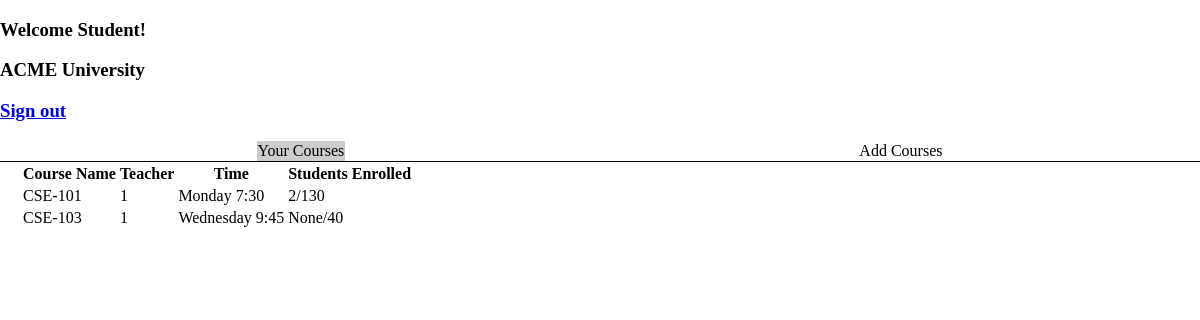
Page /loggedinStudent (signed in) on the earlier database version.
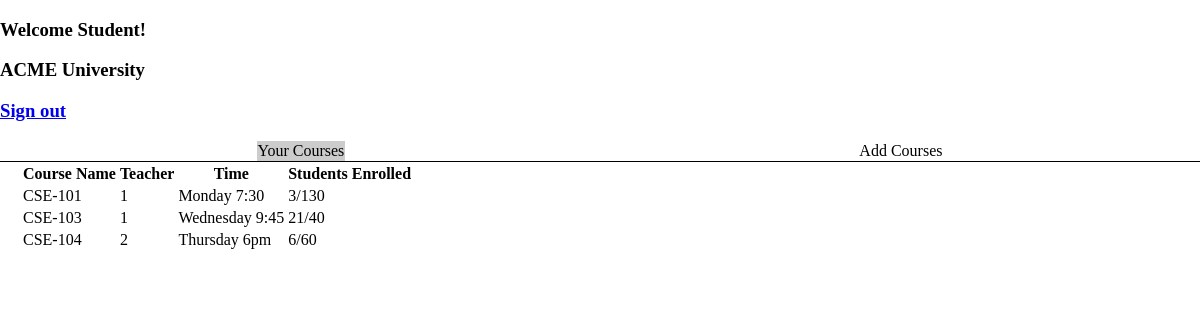
Same page on the later database version.
### app.py (models this page shows)
class Student(db.Model):
  id = db.Column(db.Integer, primary_key=True)
  name = db.Column(db.String, nullable=False)
  username = db.Column(db.String, unique=True)
  courses = db.relationship('Enrollment', backref='Student')
  authentication = db.relationship('User', backref='Student')

class Course(db.Model):
  id = db.Column(db.Integer, primary_key=True)
  name = db.Column(db.String, unique=True, nullable=False)
  teacher = db.Column(db.Integer, db.ForeignKey('teacher.id'), nullable=False)
  time = db.Column(db.String, nullable=False)
  maxEnrolled = db.Column(db.Integer, nullable = False)
  numEnrolled = db.Column(db.Integer)
  students = db.relationship('Enrollment', backref='Course')

### app.py (the view)
@app.route('/loggedinStudent')
@login_required
def loggedinStudent():
  if current_user.studentId is None:
    return redirect(url_for('index'))
  classes = Course.query.all()
  currentStudent = Student.query.filter_by(id = current_user.Student.id).first()
  enrollments = Enrollment.query.filter_by(studentId = currentStudent.id)
  courses = []
  for item in enrollments:
    courses.append(item.Course)
  return render_template('student_page.html', classes=classes, courses=courses)

### app.py (called while the page is built)
@login_manager.user_loader
def load_user(user_id):
  return User.query.get(int(user_id))

### templates/student_page.html (shortened to what this page needs)
<!DOCTYPE html>
<html lang="en">
<head>
    <link rel="stylesheet" href="{{ url_for('static', filename='student.css') }}">
</head>
<body>
    <div>
        <div class="welcome">
            <h3>Welcome {{current_user.Student.name}}!</h3>
        </div>
        <div class="title">
            <h3>ACME University</h3>
        </div>
        <div class="logout">
            <h3><a href="{{ url_for('logout')}}">Sign out</a></h3>
        </div>
    </div>
    <ul class="tabs">
        <li data-tab-target="#your_courses" class="active tab">Your Courses</li>
        <li data-tab-target="#add_courses" class="tab">Add Courses</li>
    </ul>
    <div class="tab-content">
        <div id="your_courses" data-tab-content class="active" class="course_content">
            <table class="table">
                <thead>
                    <tr>
                        <th scope="col">Course Name</th>
                        <th scope="col">Teacher</th>
                        <th scope="col">Time</th>
                        <th scope="col">Students Enrolled</th>
                    </tr>
                </thead>
                {% for i in courses %}
                <tbody>
                    <tr>
                        <td>{{i.name}}</td>
                        <td>{{i.teacher}}</td>
                        <td>{{i.time}}</td>
                        <td>{{i.numEnrolled}}/{{i.maxEnrolled}}</td>
                    </tr>
                    {% endfor%}
                </tbody>
            </table>
        </div>
    </div>
</body>
</html>

### static/student.css (style rules this page uses)
[data-tab-content] { display:none; }
.active[data-tab-content] { display:block; }
body { padding:0; margin:0; }
.tabs { display: flex; justify-content: space-around; list-style-type: none; margin:0; padding:0; border-bottom:1px solid black; }
.tab { cursor:pointer; padding:1px; }
.tab.active { background-color: #ccc; }
.tab-content { margin-left: 20px; margin-right: 20px; }

Differences in the rows shown:
changed Course "CSE-101": numEnrolled "2" → "3"
changed Course "CSE-103": numEnrolled "None" → "21"
added Course: name "CSE-104", teacher "2", time "Thursday 6pm", numEnrolled "6", maxEnrolled "60"
